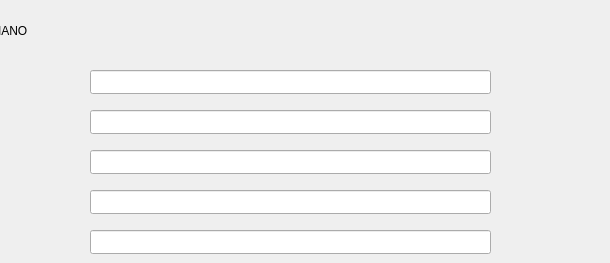
        <widget class="QWidget" name="page_10">
         <widget class="QLineEdit" name="pianoPrice_lineEdit_5">
          <property name="geometry">
           <rect>
            <x>90</x>
            <y>150</y>
            <width>401</width>
            <height>24</height>
           </rect>
          </property>
         </widget>
         <widget class="QLineEdit" name="pianoMaterial_lineEdit_5">
          <property name="geometry">
           <rect>
            <x>90</x>
            <y>230</y>
            <width>401</width>
            <height>24</height>
           </rect>
          </property>
         </widget>
         <widget class="QLabel" name="pianoName_label_5">
          <property name="geometry">
           <rect>
            <x>-10</x>
            <y>0</y>
            <width>601</width>
            <height>61</height>
           </rect>
          </property>
          <property name="text">
           <string>PIANO</string>
          </property>
         </widget>
         <widget class="QLineEdit" name="pianoCount_lineEdit_5">
          <property name="geometry">
           <rect>
            <x>90</x>
            <y>110</y>
            <width>401</width>
            <height>24</height>
           </rect>
          </property>
         </widget>
         <widget class="QLineEdit" name="pianoModel_lineEdit_5">
          <property name="geometry">
           <rect>
            <x>90</x>
            <y>70</y>
            <width>401</width>
            <height>24</height>
           </rect>
          </property>
         </widget>
         <widget class="QLineEdit" name="pianoCOKeys_lineEdit_5">
          <property name="geometry">
           <rect>
            <x>90</x>
            <y>190</y>
            <width>401</width>
            <height>24</height>
           </rect>
          </property>
         </widget>
        </widget>
